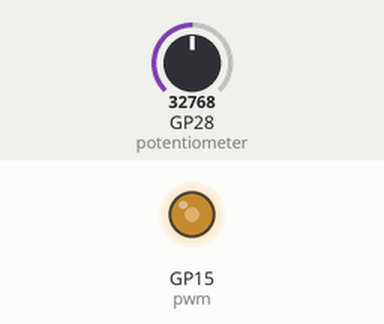
This program was run on a simulated Raspberry Pi Pico running MicroPython. On the bench: output pins drawn as LEDs (lit = HIGH). The test bench sets the inputs (shaded band); at power-on: GP28 (potentiometer) = 32768 (analog values on the 0–65535 scale).

Above: at 1.2 s.
1.3 s: GP28 (potentiometer) set to 45874
At 1.7 s:
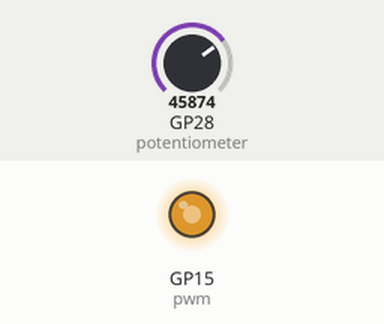
2.8 s: GP28 (potentiometer) set to 57670
At 4.0 s:
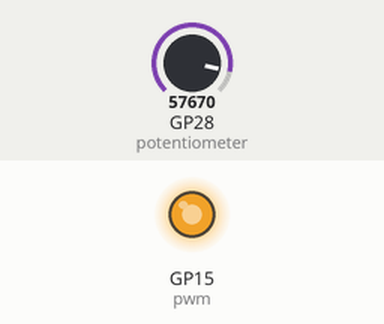
4.3 s: GP28 (potentiometer) set to 7864
At 5.2 s:
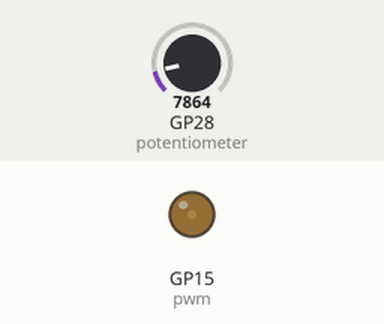
5.8 s: GP28 (potentiometer) set to 0
At 6.3 s:
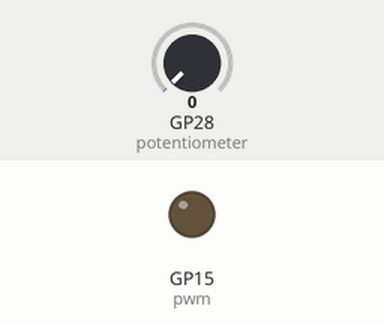
Timing chart, 0 to 8.3 s (numbered marks = the images above; inputs shaded):
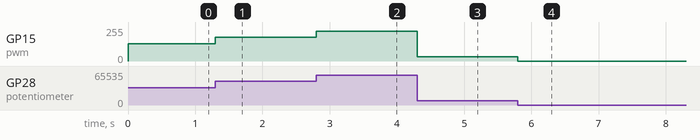

Measured:
- after the input at 1.3 s, GP15 (pwm): 128/255 → 178/255 at once
- after the input at 2.8 s, GP15 (pwm): 178/255 → 224/255 at once
- after the input at 4.3 s, GP15 (pwm): 224/255 → 31/255 at once
- after the input at 5.8 s, GP15 (pwm): 31/255 → 0/255 at once

The program:

buch-rpi-pico-kap4-led-pwm.py
```python
# Pico - LED mit PWM
# Datei: buch-rpi-pico-kap4-led-pwm.py

import machine
import utime

# Variablen
potentiometer = machine.ADC(28)

#PWM
pwm = machine.PWM(machine.Pin(15))
pwm.freq(1000)


while True:
    pwm.duty_u16(potentiometer.read_u16())
```
